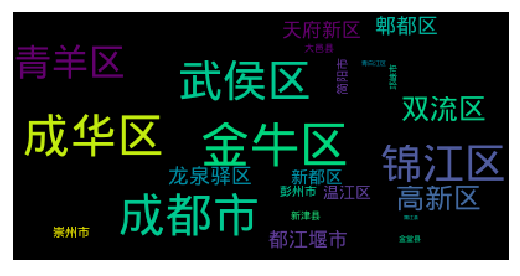

This figure's Python source:
#coding:utf-8

from wordcloud import WordCloud
from os import path
import json

# 读excel
import xlrd
data = xlrd.open_workbook('sep.xls')
table = data.sheets()[0]
nrows = table.nrows
total = 0
wordcount = {}
for i in range(nrows):
	cell_A1 = table.cell(i,3).value
	# print(cell_A1)
	if cell_A1.encode('utf-8')=="公交车、出租车管理":
		cell_A0 = table.cell(i,0).value
		cell_A0 = cell_A0.encode('utf-8') 
		if cell_A0 in wordcount.keys():
			# print(cell_A0)
			wordcount[cell_A0] = wordcount[cell_A0]+1 
		else:
			wordcount[cell_A0] = 1



		total += 1

print(total)
import chardet
print(wordcount)
# print(chardet.detect(wordcount))
wordcount = json.dumps(wordcount, encoding="utf-8")
print(wordcount)
print(chardet.detect(wordcount))
wordcount = json.loads(wordcount)
wordcount = json.dumps(wordcount, encoding="utf-8")
print(chardet.detect(wordcount))
wordcount = json.loads(wordcount)
# print(repr(wordcount).decode('unicode-escape'))
	



d = path.dirname(__file__)
font=path.join(d, "DroidSansFallbackFull.ttf")

import matplotlib.pyplot as plt
txtFreq = {'中国': 100,'四川': 50,'成都':10}
txtFreq = json.dumps(txtFreq, encoding="utf-8")
print(chardet.detect(txtFreq))
txtFreq = json.loads(txtFreq)

wc = WordCloud(font_path=font,max_font_size=40)

wc.generate_from_frequencies(wordcount) 

# 生成图片  

plt.imshow(wc)
#去掉坐标显示
plt.axis("off")
plt.show()
